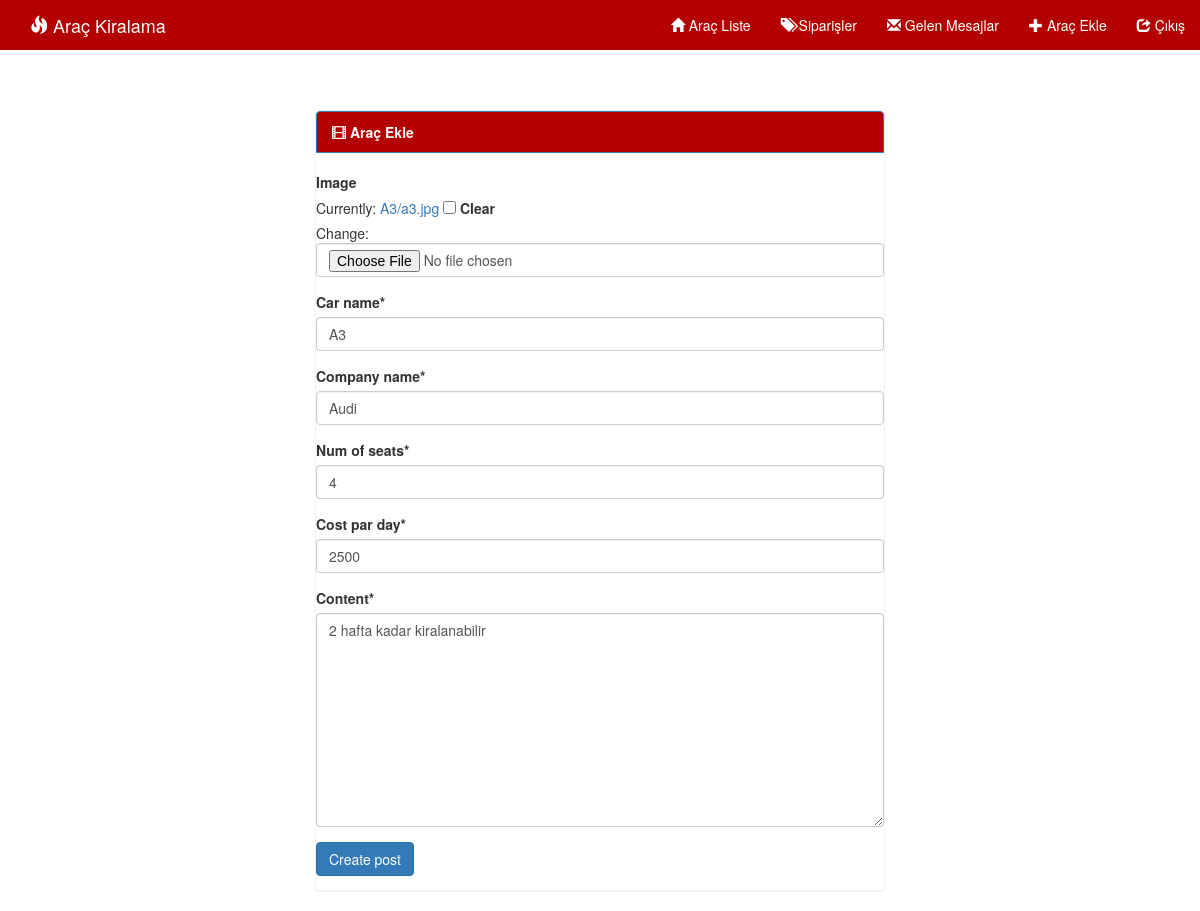
Page /car/4/edit/ on the committed database.
### system/models.py (models this page shows, shortened)
class Car(models.Model):
    image = models.ImageField(upload_to=uploaded_location,null=True, blank=True, width_field="width_field", height_field="height_field")
    height_field = models.IntegerField(default=0)
    width_field = models.IntegerField(default=0)
    car_name = models.CharField(max_length=100)
    company_name = models.CharField(max_length=100)
    num_of_seats = models.IntegerField()
    cost_par_day = models.CharField(max_length=50)
    content = models.TextField()
    like = models.IntegerField(default=0)
    class Meta:
        verbose_name = "araba"
        verbose_name_plural = "arabalar"

### system/views.py (the view)
# urls.py: re_path(r'^(?P<id>\d+)/edit/$', views.car_update, name = "car_edit"),
def car_update(request, id=None):
    detail = get_object_or_404(Car, id=id)
    form = CarForm(request.POST or None, instance=detail)
    if form.is_valid():
        instance = form.save(commit=False)
        instance.save()
        return HttpResponseRedirect(instance.get_absolute_url())
    context = {
        "form": form,
        "title": "Update Car"
    }
    return render(request, 'car_create.html', context)

### system/forms.py
class CarForm(forms.ModelForm):
    class Meta:
        model = Car
        fields = [
            "image",
            "car_name",
            "company_name",
            "num_of_seats",
            "cost_par_day",
            "content",
        ]

### templates/car_create.html (shortened to what this page needs)
{% extends 'base.html' %}
{% load crispy_forms_tags %}
{% block nav %}
    <div class="collapse navbar-collapse" id="myNavbar">
      <ul class="nav navbar-nav navbar-right">
        <li><a href="{% url 'adminIndex' %}"><span class="glyphicon glyphicon-home"></span> Araç Liste</a></li>
        <li><a href="{% url 'order_list' %}"><span class="glyphicon glyphicon-tags"></span> Siparişler </a></li>
        <li><a href="{% url 'message' %}"><span class="glyphicon glyphicon-envelope"></span> Gelen Mesajlar</a></li>
         <li><a href="{% url 'car_create' %}"><span class="glyphicon glyphicon-plus"></span> Araç Ekle</a></li>
        <li><a href="{% url 'logout' %}"><span class="glyphicon glyphicon-share"></span> Çıkış</a></li>
      </ul>
    </div>
{% endblock %}
{% block body %}
<div class ='col-sm-6 col-sm-offset-3'>
    <div class="panel panel-primary">
<div class="list-group-item active">
    <strong><span class="glyphicon glyphicon-film"></span> Araç Ekle</strong>
  </div><br>
<form method="POST" action="" enctype="multipart/form-data">{% csrf_token %}
      {{form|crispy}}
    <input type="submit" class='btn btn-primary' value="Create post">
</form>
        </div>
</div>
{% endblock %}

### static/css/style.css (style rules this page uses)
body { background:url('../images/'); }
.navbar li a, .navbar .navbar-brand { color: #fff !important; }
.panel { margin-top:25px; }
.panel-primary { border-color: #f1f1f1 !important; }
.list-group-item.active, .list-group-item.active:focus, .list-group-item.active:hover { background-color: #b30000 !important; }

### rows in the picture
Car: car_name "A3", company_name "Audi", num_of_seats "4", cost_par_day "2500", content "2 hafta kadar kiralanabilir"
